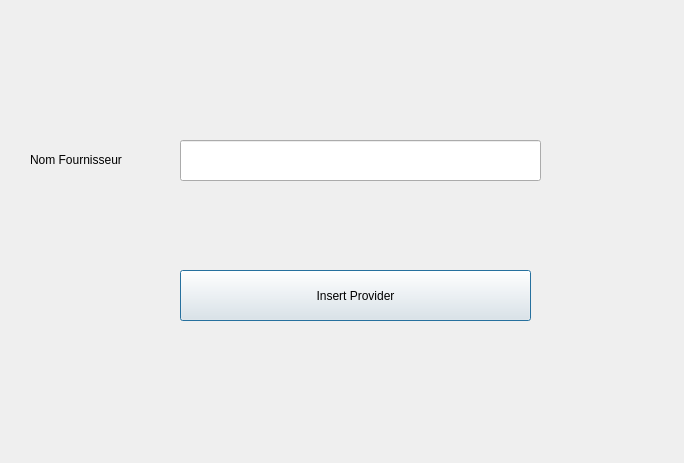
<?xml version="1.0" encoding="UTF-8"?>
<ui version="4.0">
 <class>InsertProvider</class>
 <widget class="QDialog" name="InsertProvider">
  <property name="geometry">
   <rect>
    <x>0</x>
    <y>0</y>
    <width>684</width>
    <height>463</height>
   </rect>
  </property>
  <property name="windowTitle">
   <string>Dialog</string>
  </property>
  <widget class="QLineEdit" name="provider">
   <property name="geometry">
    <rect>
     <x>180</x>
     <y>140</y>
     <width>361</width>
     <height>41</height>
    </rect>
   </property>
  </widget>
  <widget class="QLabel" name="label">
   <property name="geometry">
    <rect>
     <x>30</x>
     <y>150</y>
     <width>141</width>
     <height>19</height>
    </rect>
   </property>
   <property name="text">
    <string>Nom Fournisseur</string>
   </property>
  </widget>
  <widget class="QPushButton" name="providerBtn">
   <property name="geometry">
    <rect>
     <x>180</x>
     <y>270</y>
     <width>351</width>
     <height>51</height>
    </rect>
   </property>
   <property name="text">
    <string>Insert Provider</string>
   </property>
  </widget>
 </widget>
 <resources/>
 <connections/>
</ui>
